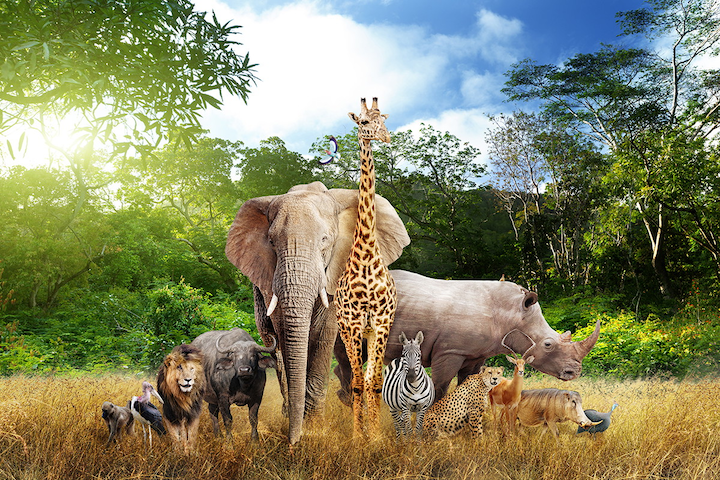
#> input picture 9-fatiador/animais.png, 720 x 480 px
$ python comparador.py animais.png 5
#> lines starting #> are read from the running program, lines starting #| are printed output that depends on the picture
import cv2
import sys
import numpy

arquivo = sys.argv[1]
tam = int(sys.argv[2])
original = cv2.imread(arquivo, cv2.IMREAD_UNCHANGED)
#> original is the input picture: shape (480, 720, 4); mean B, G, R, A 98.5, 133.5, 131.7, 255
img = cv2.imread(arquivo, cv2.IMREAD_GRAYSCALE)
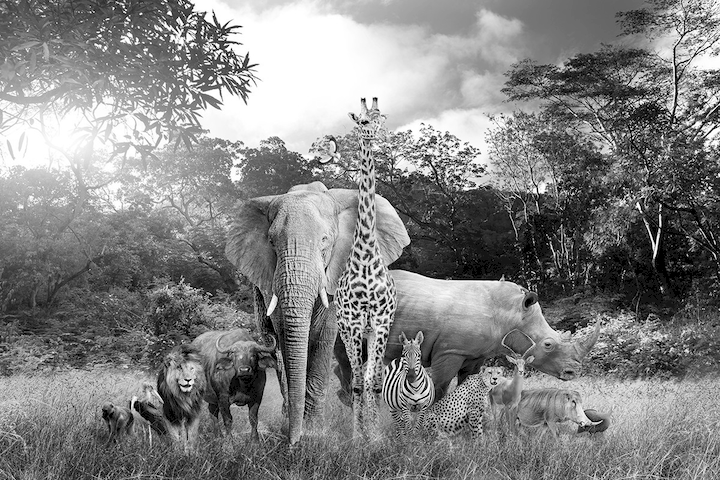
#> img: shape (480, 720); min 0, max 255, mean 131.4

largura = img.shape[1]
#> largura = 720
altura = img.shape[0]
#> altura = 480

def eh_vizinho(f1, f2, ltr=True, threshold=80):
  dife, seme = 0, 0
  for i in range(altura):
    if ltr:
      p1 = f1[i, -1]
      p2 = f2[i, 0]
    else:
      p1 = f1[i, 0]
      p2 = f2[i, -1]
    dif = abs(int(p1) - int(p2))

    if dif > threshold:
      dife += 1
    else:
      seme += 1

  return seme / altura

fatias = int(largura / tam)
#> fatias = 144
neighbors = []

for j in range(fatias):
  f1 = j * tam
  fat1 = img[0:altura, f1:f1 + tam]
  sim = 0
  nei = -1

  for i in range(fatias):
    f2 = i * tam
    if f1 == f2:
      continue

    fat2 = img[0:altura, f2:f2 + tam]
#> (the run stopped early here; a loop or call above may not have finished)
